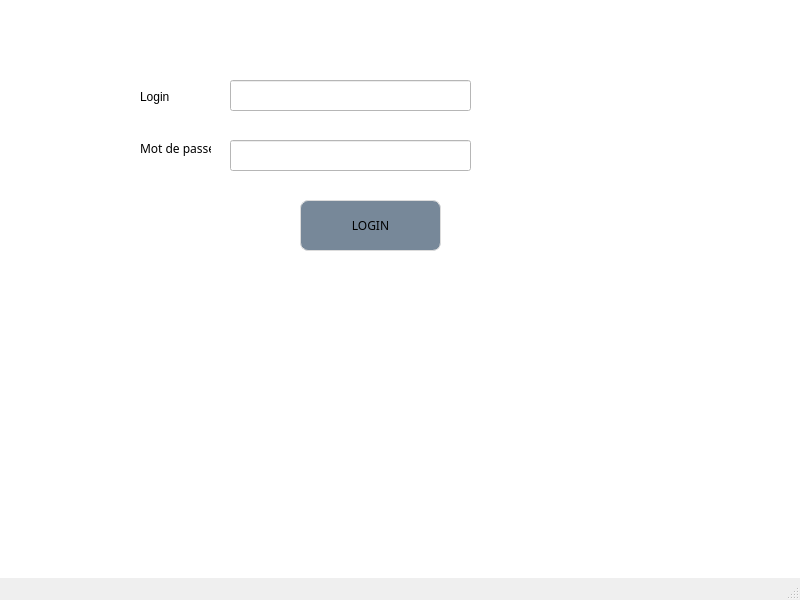
<?xml version="1.0" encoding="UTF-8"?>
<ui version="4.0">
 <class>login</class>
 <widget class="QMainWindow" name="login">
  <property name="geometry">
   <rect>
    <x>0</x>
    <y>0</y>
    <width>800</width>
    <height>600</height>
   </rect>
  </property>
  <property name="windowTitle">
   <string>MainWindow</string>
  </property>
  <widget class="QWidget" name="centralwidget">
   <property name="styleSheet">
    <string notr="true">background-color:white;</string>
   </property>
   <widget class="QLineEdit" name="le_password">
    <property name="geometry">
     <rect>
      <x>230</x>
      <y>140</y>
      <width>241</width>
      <height>31</height>
     </rect>
    </property>
    <property name="echoMode">
     <enum>QLineEdit::Password</enum>
    </property>
   </widget>
   <widget class="QPushButton" name="pb_login">
    <property name="geometry">
     <rect>
      <x>300</x>
      <y>200</y>
      <width>141</width>
      <height>51</height>
     </rect>
    </property>
    <property name="font">
     <font>
      <family>Segoe Print</family>
     </font>
    </property>
    <property name="styleSheet">
     <string notr="true">QPushButton {

color: #778899c;
background:#778899;
border: none;
border: 1px solid #DCDCDC;
border-radius: 8px;

}
QPushButton:hover {
color:#fff;

background:#778899;
border: none;
}</string>
    </property>
    <property name="text">
     <string>LOGIN</string>
    </property>
   </widget>
   <widget class="QLineEdit" name="le_login">
    <property name="geometry">
     <rect>
      <x>230</x>
      <y>80</y>
      <width>241</width>
      <height>31</height>
     </rect>
    </property>
   </widget>
   <widget class="QLabel" name="label">
    <property name="geometry">
     <rect>
      <x>140</x>
      <y>90</y>
      <width>47</width>
      <height>14</height>
     </rect>
    </property>
    <property name="text">
     <string>Login</string>
    </property>
   </widget>
   <widget class="QLabel" name="label_2">
    <property name="geometry">
     <rect>
      <x>140</x>
      <y>140</y>
      <width>71</width>
      <height>16</height>
     </rect>
    </property>
    <property name="font">
     <font>
      <family>Segoe Print</family>
     </font>
    </property>
    <property name="text">
     <string>Mot de passe</string>
    </property>
   </widget>
   <widget class="QToolButton" name="logo">
    <property name="geometry">
     <rect>
      <x>500</x>
      <y>250</y>
      <width>271</width>
      <height>301</height>
     </rect>
    </property>
    <property name="styleSheet">
     <string notr="true">
QToolButton{border:none;
	
	
	
	background-image: url(:/Files/logo3.jpg);
	
 background-repeat: no-repeat;
background-position: center;
width:50px;
}</string>
    </property>
    <property name="text">
     <string/>
    </property>
   </widget>
  </widget>
  <widget class="QMenuBar" name="menubar">
   <property name="geometry">
    <rect>
     <x>0</x>
     <y>0</y>
     <width>800</width>
     <height>22</height>
    </rect>
   </property>
  </widget>
  <widget class="QStatusBar" name="statusbar"/>
 </widget>
 <resources/>
 <connections/>
</ui>
